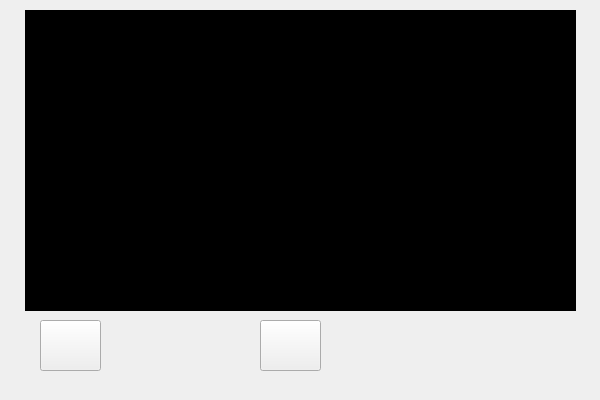
<?xml version="1.0" encoding="UTF-8"?>
<ui version="4.0">
 <class>Camera</class>
 <widget class="QWidget" name="Camera">
  <property name="geometry">
   <rect>
    <x>0</x>
    <y>0</y>
    <width>600</width>
    <height>400</height>
   </rect>
  </property>
  <property name="minimumSize">
   <size>
    <width>600</width>
    <height>400</height>
   </size>
  </property>
  <property name="maximumSize">
   <size>
    <width>600</width>
    <height>400</height>
   </size>
  </property>
  <property name="windowTitle">
   <string>Form</string>
  </property>
  <widget class="QPushButton" name="takePhotoBtn">
   <property name="geometry">
    <rect>
     <x>260</x>
     <y>320</y>
     <width>61</width>
     <height>51</height>
    </rect>
   </property>
   <property name="styleSheet">
    <string notr="true">image: url(:/icon/icon/拍摄.png);</string>
   </property>
   <property name="text">
    <string/>
   </property>
  </widget>
  <widget class="QPushButton" name="albumBtn">
   <property name="geometry">
    <rect>
     <x>40</x>
     <y>320</y>
     <width>61</width>
     <height>51</height>
    </rect>
   </property>
   <property name="styleSheet">
    <string notr="true">image: url(:/icon/icon/相册.png);</string>
   </property>
   <property name="text">
    <string/>
   </property>
  </widget>
  <widget class="QStackedWidget" name="stackedWidget">
   <property name="geometry">
    <rect>
     <x>25</x>
     <y>10</y>
     <width>551</width>
     <height>301</height>
    </rect>
   </property>
   <widget class="QWidget" name="page">
    <property name="styleSheet">
     <string notr="true">background-color: rgb(0, 0, 0);</string>
    </property>
   </widget>
  </widget>
 </widget>
 <resources/>
 <connections/>
</ui>
